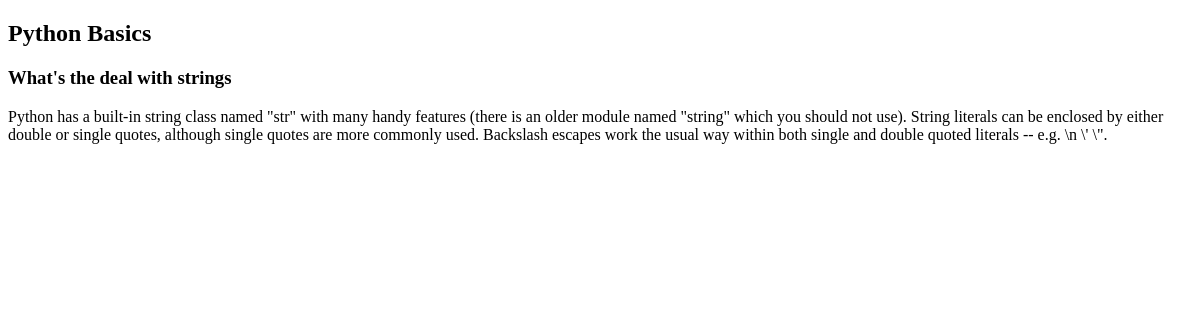
The page /courses/1/1 on the database its author committed.
### courses/models.py (models this page shows, shortened)
class Step(models.Model):
    title = models.CharField(max_length=255)
    description = models.TextField()
    content = models.TextField(blank=True, default='')
    order = models.IntegerField(default=0)
    course = models.ForeignKey(Course)

class Course(models.Model):
    created_at = models.DateTimeField(auto_now_add=True)
    title = models.CharField(max_length=255)
    description = models.TextField()

### courses/views.py (the view)
# urls.py: url(r'(?P<course_pk>\d+)/(?P<step_pk>\d+)', views.step_detail),
def step_detail(request, course_pk, step_pk):
    step = get_object_or_404(Step, course_id=course_pk, pk=step_pk)
    return render(request, 'courses/step_detail.html', {'step': step})

### courses/templates/courses/step_detail.html (shortened to what this page needs)
{% extends 'layout.html' %}
{% block content %}
<article>
    <h2> {{ step.course.title }} </h2>
    <h3> {{ step.title }} </h3>
    {{ step.content|linebreaks }}
</article>
{% endblock %}

### assets/css/layout.css (style rules this page uses)
html { box-sizing: border-box; }
*, *::after, *::before { box-sizing: inherit; }

### rows shown on the page
Step: course "Python Basics", title "What's the deal with strings", content "Python has a built-in string class named \"str\" with many handy features (there is an older module named \"string\" which you should not use). String literals can be enclosed by either double or single quotes, although single quotes are more commonly used. Backslash escapes work the usual way within both single and double quoted literals -- e.g. \\n \\' \\\"."
